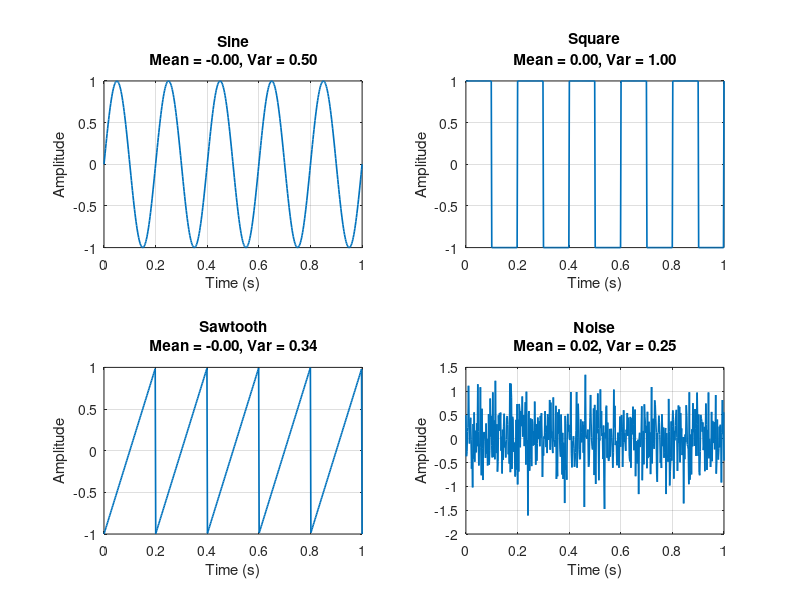

Reproduce this figure in MATLAB.
%{
Problem 24: Signal Classification (Basic Intro)
• Generate multiple signal types 
• Extract features (mean, variance, etc.)
Classify based on properties
%}
% Problem 24: Signal Classification (Basic Intro)

clc;
clear;
close all;

% Generate signals
t = linspace(0,1,500);

signals = {sin(2*pi*5*t), ...
           square(2*pi*5*t), ...
           sawtooth(2*pi*5*t), ...
           0.5*randn(1,500)};

names = {'Sine','Square','Sawtooth','Noise'};

figure;

for i = 1:4
    x = signals{i};

    % Features
    m = mean(x);
    v = var(x);

    % Simple classification
    if v < 0.6
        type = 'Sine';
    elseif v < 0.9
        type = 'Sawtooth';
    elseif v < 1.2
        type = 'Square';
    else
        type = 'Noise';
    end

    % Display features
    fprintf('%s Signal\n', names{i});
    fprintf('Mean = %.2f\n', m);
    fprintf('Variance = %.2f\n', v);
    fprintf('Classified As: %s\n\n', type);

    % Plot
    subplot(2,2,i);
    plot(t,x,'LineWidth',1.2);
    title(sprintf('%s\nMean = %.2f, Var = %.2f', names{i}, m, v));
    xlabel('Time (s)');
    ylabel('Amplitude');
    grid on;
end
